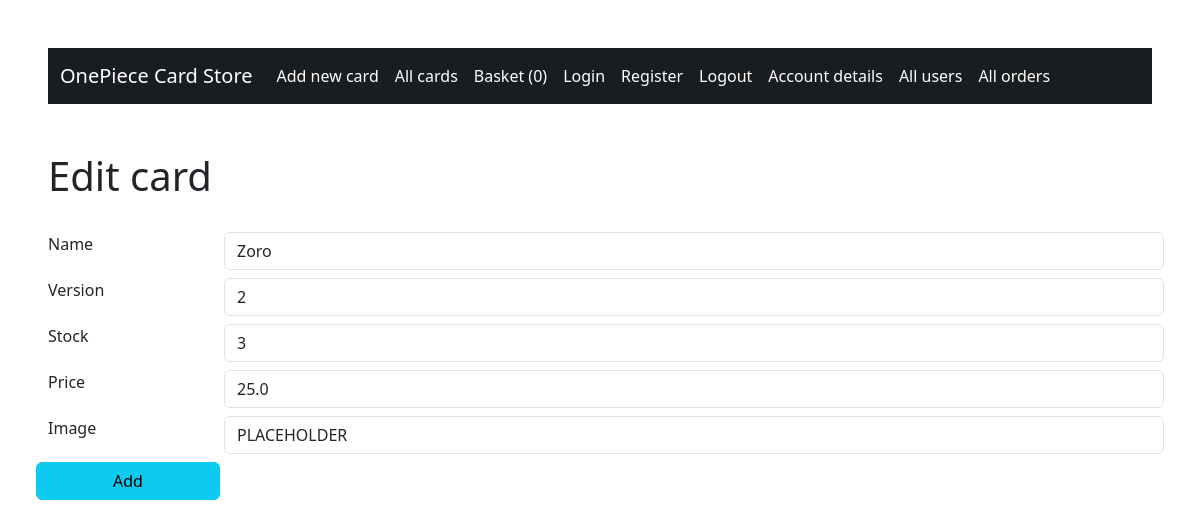
Screenshot of /edit_card/2 (signed in) with the database file from the repository.
### blueprints/databases.py (models this page shows)
class Card(db.Model):
    id = db.Column(db.Integer, primary_key=True)
    name = db.Column(db.String(30))
    version = db.Column(db.String(10))
    stock = db.Column(db.Integer)
    price = db.Column(db.Float)
    image = db.Column(db.String(250))

### blueprints/cards.py (the view, shortened to what this page needs)
@cards.route("/edit_card/<int:card_id>", methods=["GET", "POST"])
@login_required
@admin_required
def edit_card(card_id):
    card = Card.query.filter(Card.id == card_id).first()
    form = CardForm(obj=card)
    return render_template("edit_card.html", form=form, card=card)

### blueprints/forms.py
class CardForm(FlaskForm):
    name = StringField("Name")
    version = StringField("Version")
    stock = IntegerField("Stock")
    price = FloatField("Price")
    image = StringField()

### app.py (called while the page is built)
@login_manager.user_loader
def load_user(id):
    return User.query.filter(User.id == id).first()

### templates/edit_card.html (shortened to what this page needs)
{% extends "base.html" %}
{% block body %}
<div class="mx-lg-5 pb-lg-4">
    <h1>Edit card</h1>
</div>
<div class="mx-lg-5">
    <form id="card-form" action="{{ url_for('cards.edit_card', card_id=card.id) }}" method="POST">
        <div class="row pb-lg-2">
            {{ form.name.label(class_="col-2 form-label") }}
            {{ form.name(class_="col form-control") }}
        </div>
        <div class="row pb-lg-2">
            {{ form.version.label(class_="col-2 form-label") }}
            {{ form.version(class_="col form-control") }}
        </div>
        <div class="row pb-lg-2">
            {{ form.stock.label(class_="col-2 form-label") }}
            {{ form.stock(class_="col form-control") }}
        </div>
        <div class="row pb-lg-2">
            {{ form.price.label(class_="col-2 form-label") }}
            {{ form.price(class_="col form-control") }}
        </div>
        <div class="row pb-lg-2">
            {{ form.image.label(class_="col-2 form-label") }}
            {{ form.image(class_="col form-control") }}
        </div>
        <div class="row col-lg-2 pb-lg-2">
            <input type="submit" value="Add" class="btn btn-info">
        </div>
    </form>
</div>
{% endblock %}

### rows the page displays
Card: name "Zoro", version "2", stock "3", price "25.0", image "PLACEHOLDER"

### other values shown
{{ session['basket']|length }} "0"
